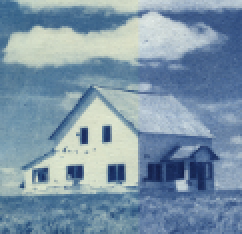
#> input picture resources/house.png, 121 x 117 px (shown 2 times larger); its folder holds 5 pictures in this run
$ jupyter execute Rachford_denoising.ipynb
#> lines starting #> are read from the running program, lines starting #| are printed output that depends on the picture; after the words box and inside, x2 and y2 are one past the last pixel; in counts of white or black regions, pixels touching at a corner belong together
### code/myUtilities.py
import numpy as np
import matplotlib.pyplot as plt

# [48 lines left out: functions define_noise_mask, define_noise_mask_gaussien, mask_Image, not called in this run]


def get_mask_matrix(dimension, indeces):
    return mask_Image(np.ones((dimension, dimension)), indeces)


# [11 lines left out: functions invert_mask, reset_pixels, not called in this run]

def NMSE(original,denoised):
    dist = np.linalg.norm(original - denoised)**2
    return dist / np.linalg.norm(original)**2

def MSE(original,denoised):
    dist = np.mean((original - denoised)**2)
    return dist
# [105 lines left out: functions fill_zero, plot_3_images_side_by_side, plot_2_images_side_by_side, plot_nmse_curves, not called in this run]

### notebooks/Rachford_denoising.ipynb
[cell 1]
import numpy as np
import matplotlib.pyplot as plt
import cv2 as cv

#my libraries
import sys
sys.path.append("../code")

import myUtilities

import importlib
importlib.reload(myUtilities)

[cell 2]
#parameters
image_name = "house"
image_path = f"../resources/{image_name}.png"
seed = 42
noise_ratio = 0.2
dimension = 256

[cell 3]
#import the original
img_OG = cv.resize(cv.imread(image_path,0) , (dimension,dimension))
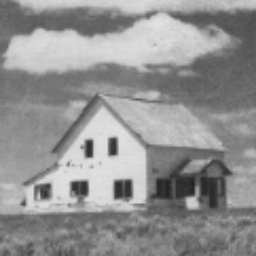
#> img_OG: shape (256, 256); min 35, max 228, mean 145.5

#add noise
dim = img_OG.shape[0] #image dimension for one axis
#> dim = 256
noise_indeces = myUtilities.define_noise_mask(dim,noise_ratio,seed = seed)
img_noisy = myUtilities.mask_Image(img_OG,noise_indeces)
#> after the loop in mask_Image, `for i, j in indeces:`:
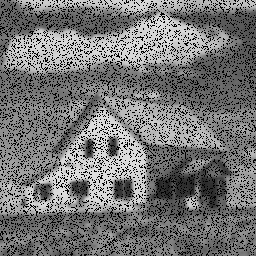
#> img: shape (256, 256); 20% of pixels changed, all inside (x1, y1, x2, y2) = (0, 0, 256, 256)

#plot original and noisy image

fig, ax = plt.subplots(1, 2, figsize=(10, 5))  # figsize adjusts the overall figure size

ax[0].imshow(img_OG,'gray')
ax[0].set_title('original image')

ax[1].imshow(img_noisy,'gray')
ax[1].set_title('noisy image')

plt.tight_layout()
plt.show()
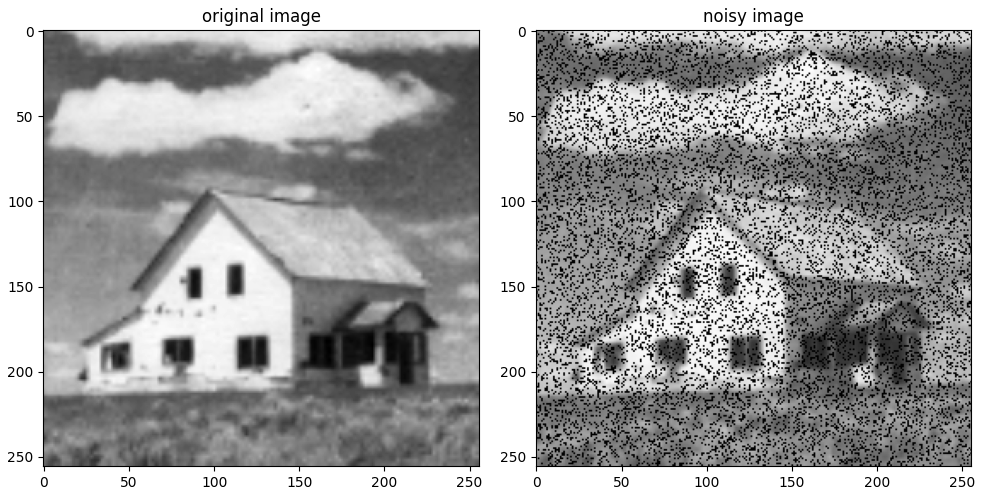
#> figure drawn by matplotlib, 2 panels

Rachford method

[cell 4]
#inner parameters and variables to use in the implementaion
def fft2d(input_array):
    """Perform 2D FFT (Fast Fourier Transform)"""
    return np.fft.fft2(input_array)

def ifft2d(input_array):
    """Perform 2D IFFT (Inverse Fast Fourier Transform)"""
    return np.fft.ifft2(input_array)


img_given = img_noisy
mask_indx = noise_indeces
mask_indx_inv = myUtilities.invert_mask(dimension, noise_indeces)
#> after the loop in mask_Image (call 2), `for i, j in indeces:`:
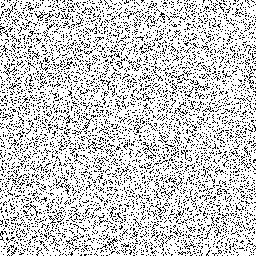
#> img: shape (256, 256) float64; values 0 (black) and 1 (white), 80% white; black in thin lines or dots

given_fft = fft2d(img_given)
x0 = np.abs(given_fft)
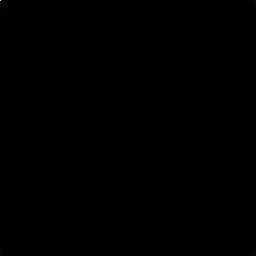
#> x0: shape (256, 256) float64; min 71.09, max 7632780, mean 14472.2; drawn with min black and max white
phase = np.angle(given_fft)
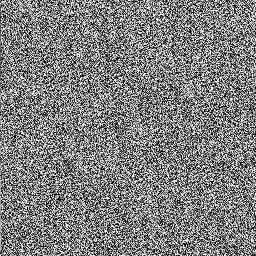
#> phase: shape (256, 256) float64; min -3.14, max 3.14, mean 4.79e-05; drawn with min black and max white

ro = 0.5
gamma = 10

[cell 5]
import numpy as np


def prox_f(x, gamma):
    """
    Proximity operator for the function f.
    """
    # Proximal operator of l1-norm (for sparsity problems)
    return np.sign(x) * np.maximum(0, np.abs(x) - gamma)


def prox_g(x,y,inv_mask_indeces):
    """
    Proximity operator for the function g.
    """
    # Proximal operator of the indicator function for Ax = y

    #comput x_sp the ifft of x
    x_sp = np.abs(ifft2d(x * np.exp(1j * phase)))
    x_sp /= np.max(x_sp)

    y = y.astype(float)
    y /= np.max(y)

    #set the values of x_sp to the given image
    x_sp = myUtilities.reset_pixels(y,x_sp,inv_mask_indeces)
    #comput and return x the ifft of x_sp
    x = np.abs(fft2d(x_sp))
    return x

NMSE_values = []
def douglas_rachford(f, g, x0, ro, gamma,x_OG, max_iter=1000, tol=1e-6):
    """
    Douglas-Rachford algorithm for minimizing f(x) + g(x)

    Parameters:
    - f, g: Functions for which we want to compute the proximity operators
    - x0: Initial guess
    - ro: Step size (also known as the proximity parameter)
    - max_iter: Maximum number of iterations
    - tol: Convergence tolerance

    Returns:
    - x: Solution to the problem
    """
#> called with ro = 0.5, gamma = 10, max_iter = 1000, tol = 1e-05
    xk = x0
    xk_wave = xk
    for i in range(max_iter):
        # Apply proximity operator for f
        xk_wave =  prox_f(xk, gamma)

        # Apply proximity operator for g
        xk = xk +  2 * ro * (prox_g(2 * xk_wave - xk , img_given, mask_indx_inv) - xk_wave)


        # Check for convergence
        denoised_img = np.abs(ifft2d(xk * np.exp(1j * phase)))
        NMSE_values.append(myUtilities.NMSE(x_OG / np.max(x_OG),denoised_img / np.max(denoised_img)))
        if(len(NMSE_values) >1):
            if(np.abs(NMSE_values[-1] - NMSE_values[-2] )< tol):
                print("convergence at :",i," iterations")
                return xk,NMSE_values
#> this loop made 25 passes
#> dist in NMSE on passes 1 to 12: 4807, 5699.8, 4865.8, 4044.4, 3362.7, 2785.3, 2295.1, 1891.8, 1598.4, 1374.4, 1198.7, 1063.4
#> pass 1, in prox_g, `x_sp /= np.max(x_sp)`:
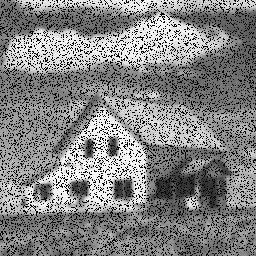
#> x_sp: shape (256, 256) float64; min 1.11e-06, max 1, mean 0.511
#> after the loop, NMSE_values = 25 values, max 0.196 at index 1, min 0.0319 at index 24, mean 0.065

    print("Maximum iterations reached")
    return xk,NMSE_values

[cell 6]
#algorithm testing
x_star,NMSE_values = douglas_rachford(prox_f, prox_g, x0, ro, gamma,img_OG, max_iter=1000, tol=1e-5)
fft_result = x_star * np.exp(1j * phase)
ifft_result = ifft2d(fft_result)

img_filtered = np.abs(ifft_result)
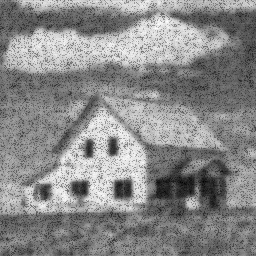
#> img_filtered: shape (256, 256) float64; min 0.042, max 1.11, mean 0.62; drawn with min black and max white
plt.plot(NMSE_values)
plt.yscale('log')

np.save(f'../arrays/NMSE_{image_name}_{dimension}_{noise_ratio}_DR',NMSE_values)
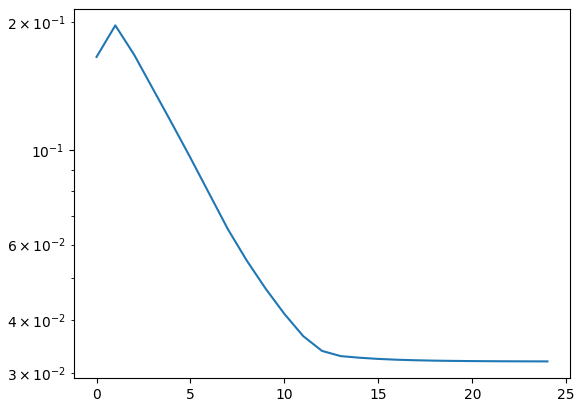
#> figure drawn by matplotlib, 1 panel; curve peaks at x = 1, y = 0.196

showing the result

[cell 7]
# Create the figure and subplots
fig, ax = plt.subplots(1, 3, figsize=(10, 5))  # figsize adjusts the overall figure size

# Plot original, noisy, and reconstructed (filtered) images
im1 = ax[0].imshow(img_OG, cmap='gray')
ax[0].set_title('Original Image')
#plt.colorbar(im1, ax=ax[0])  # Add color bar for the first subplot

im2 = ax[1].imshow(img_noisy, cmap='gray')
ax[1].set_title('Noisy Image')
#plt.colorbar(im2, ax=ax[1])  # Add color bar for the second subplot

im3 = ax[2].imshow(img_filtered, cmap='gray')
ax[2].set_title('Denoised Image')
#plt.colorbar(im3, ax=ax[2])  # Add color bar for the third subplot

# Adjust layout
plt.tight_layout()
plt.show()

[cell 8]
regulized_image = (img_filtered * 255).astype(np.uint8)
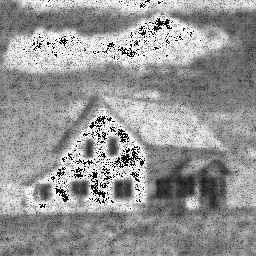
#> regulized_image: shape (256, 256); min 0, max 255, mean 150.8
cv.imwrite(f'../tests/{image_name}_{dimension}_{noise_ratio}_DR.jpeg',regulized_image)
#> Out = True
